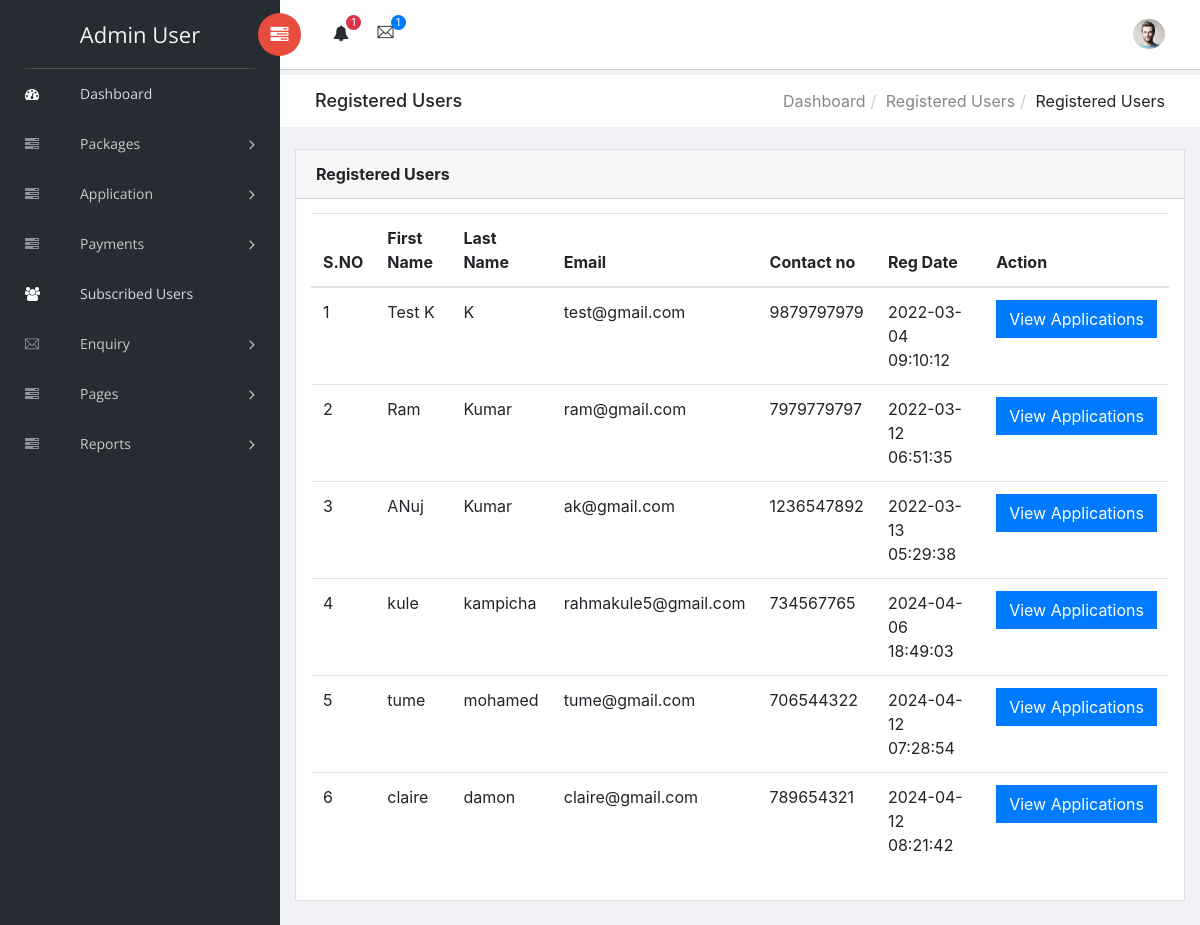
Screenshot of /admin/registered-users.php (signed in) with the database file from the repository.
### tables this page shows
CREATE TABLE `tblregusers` (
  `ID` int(11) NOT NULL,
  `FirstName` varchar(200) DEFAULT NULL,
  `LastName` varchar(200) DEFAULT NULL,
  `MobileNumber` bigint(10) DEFAULT NULL,
  `Email` varchar(200) DEFAULT NULL,
  `Password` varchar(200) DEFAULT NULL,
  `RegDate` timestamp NULL DEFAULT current_timestamp()
);

### admin/registered-users.php (the view, shortened to what this page needs)
<?php
include('includes/dbconnection.php');
if (strlen($_SESSION['cdsmsaid']==0)) {
  header('location:logout.php');
  } else{
  ?>
<!doctype html>
<html class="no-js" lang="en">
<head>
    <link rel="stylesheet" href="vendors/bootstrap/dist/css/bootstrap.min.css">
    <link rel="stylesheet" href="vendors/font-awesome/css/font-awesome.min.css">
    <link rel="stylesheet" href="vendors/themify-icons/css/themify-icons.css">
    <link rel="stylesheet" href="vendors/flag-icon-css/css/flag-icon.min.css">
    <link rel="stylesheet" href="vendors/selectFX/css/cs-skin-elastic.css">
    <link rel="stylesheet" href="assets/css/style.css">
</head>
<body>
    <?php include_once('includes/sidebar.php');?>
    <div id="right-panel" class="right-panel">
        <?php include_once('includes/header.php');?>
        <div class="breadcrumbs">
            <div class="col-sm-4">
                <div class="page-header float-left">
                    <div class="page-title">
                        <h1>Registered Users</h1>
                    </div>
                </div>
            </div>
            <div class="col-sm-8">
                <div class="page-header float-right">
                    <div class="page-title">
                        <ol class="breadcrumb text-right">
                            <li><a href="dashboard.php">Dashboard</a></li>
                            <li><a href="subscribed-users.php">Registered Users</a></li>
                            <li class="active">Registered Users</li>
                        </ol>
                    </div>
                </div>
            </div>
        </div>
        <div class="content mt-3">
            <div class="animated fadeIn">
                <div class="row">
                    <div class="col-lg-12">
                        <div class="card">
                            <div class="card-header">
                                <strong class="card-title">Registered Users</strong>
                            </div>
                            <div class="card-body">
                                <table class="table">
                                    <thead>
                                        <tr>
                                            <tr>
                  <th>S.NO</th>
                  <th>First Name</th>
                  <th>Last Name</th>
                   <th>Email</th>
                   <th>Contact no</th>
                   <th>Reg Date</th>
                   <th>Action</th>
                </tr>
                                        </tr>
                                        </thead>
                                    <?php
$ret=mysqli_query($con,"select *from tblregusers");
$cnt=1;
while ($row=mysqli_fetch_array($ret)) {
?>
                <tr>
                  <td><?php echo $cnt;?></td>
                  <td><?php  echo $row['FirstName'];?></td>
                  <td><?php  echo $row['LastName'];?></td>
                  <td><?php  echo $row['Email'];?></td>
                  <td><?php  echo $row['MobileNumber'];?></td>
                  <td><?php  echo $row['RegDate'];?></td></td>
                  <td>      <a href="user-applications.php?appid=<?php echo $row['ID'];?>&&appname=<?php  echo $row['FirstName'];?>" class="btn btn-primary">View Applications </a></td>
                </tr>
                <?php
$cnt=$cnt+1;
}?>
                                </table>
                            </div>
                        </div>
                    </div>
                </div>
            </div>
        </div>
    </div>
</body>
</html>
<?php }  ?>

### admin/includes/sidebar.php (shortened to what this page needs)
<aside id="left-panel" class="left-panel">
        <nav class="navbar navbar-expand-sm navbar-default">
<?php
$adminid=$_SESSION['cdsmsaid'];
$ret=mysqli_query($con,"select AdminName from tbladmin where ID='$adminid'");
$row=mysqli_fetch_array($ret);
$name=$row['AdminName'];
?>
            <div class="navbar-header">
                <a class="navbar-brand" href="dashboard.php"><?php echo $name; ?></a>
            </div>
            <div id="main-menu" class="main-menu collapse navbar-collapse">
                <ul class="nav navbar-nav">
                    <li class="active">
                        <a href="dashboard.php"> <i class="menu-icon fa fa-dashboard"></i>Dashboard </a>
                    </li>
<li class="menu-item-has-children dropdown">
                        <a href="#" class="dropdown-toggle" data-toggle="dropdown" aria-haspopup="true" aria-expanded="false"> <i class="menu-icon fa fa-tasks"></i>Packages</a>
                    </li>
<li class="menu-item-has-children dropdown">
                        <a href="#" class="dropdown-toggle" data-toggle="dropdown" aria-haspopup="true" aria-expanded="false"> <i class="menu-icon fa fa-tasks"></i>Application</a>
                    </li>
<li class="menu-item-has-children dropdown">
                        <a href="#" class="dropdown-toggle" data-toggle="dropdown" aria-haspopup="true" aria-expanded="false"> <i class="menu-icon fa fa-tasks"></i>Payments</a>
                    </li>
                     <li class="active">
                        <a href="subscribed-users.php"> <i class="menu-icon fa fa-users"></i>Subscribed Users</a>
                    </li>
               <li class="menu-item-has-children dropdown">
                        <a href="registered-users.php" class="dropdown-toggle" data-toggle="dropdown" aria-haspopup="true" aria-expanded="false"> <i class="menu-icon ti-email"></i>Enquiry</a>
                    </li>
   <li class="menu-item-has-children dropdown">
                        <a href="#" class="dropdown-toggle" data-toggle="dropdown" aria-haspopup="true" aria-expanded="false"> <i class="menu-icon fa fa-tasks"></i>Pages</a>
                    </li>
                    <li class="menu-item-has-children dropdown">
                        <a href="#" class="dropdown-toggle" data-toggle="dropdown" aria-haspopup="true" aria-expanded="false"> <i class="menu-icon fa fa-tasks"></i>Reports</a>
                    </li>
                </ul>
            </div>
        </nav>
    </aside>

### rows the page displays
tblregusers: FirstName "Test K", LastName "K", Email "test@gmail.com", MobileNumber "9879797979", RegDate "2022-03-04 09:10:12"
tblregusers: FirstName "Ram", LastName "Kumar", Email "ram@gmail.com", MobileNumber "7979779797", RegDate "2022-03-12 06:51:35"
tblregusers: FirstName "ANuj", LastName "Kumar", Email "ak@gmail.com", MobileNumber "1236547892", RegDate "2022-03-13 05:29:38"
tblregusers: FirstName "kule", LastName "kampicha", Email "rahmakule5@gmail.com", MobileNumber "734567765", RegDate "2024-04-06 18:49:03"
tblregusers: FirstName "tume", LastName "mohamed", Email "tume@gmail.com", MobileNumber "706544322", RegDate "2024-04-12 07:28:54"
tblregusers: FirstName "claire", LastName "damon", Email "claire@gmail.com", MobileNumber "789654321", RegDate "2024-04-12 08:21:42"

### other values shown
$name "Admin User"
$num "1"
$num1 "1"
